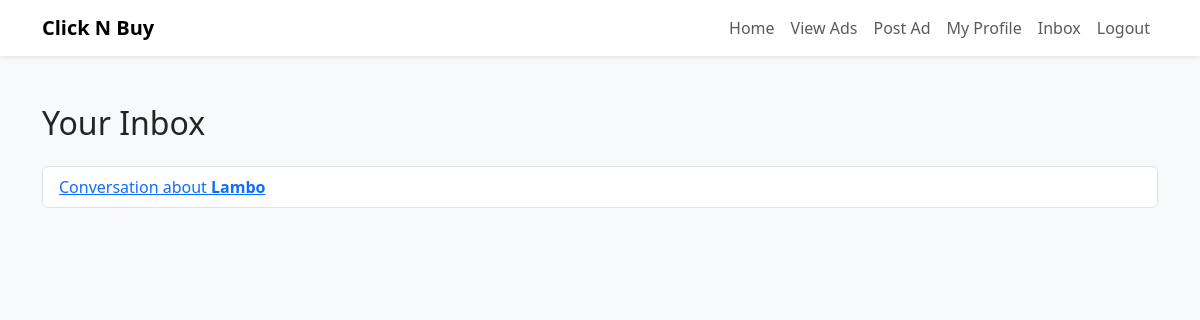
Before: /inbox (signed in) with the older database file.
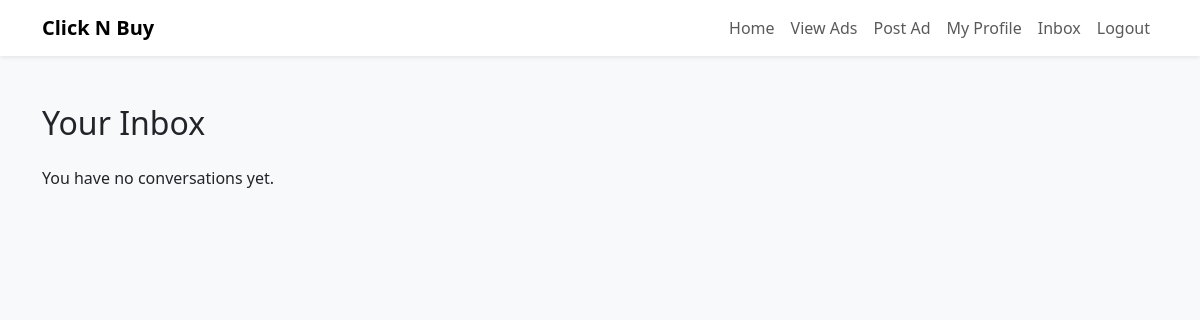
After: the same page with the newer database file.
### models.py (models this page shows, shortened)
class Conversation(db.Model):
    id = db.Column(db.Integer, primary_key=True)
    buyer_id = db.Column(db.Integer, db.ForeignKey('user.id'), nullable=False)
    seller_id = db.Column(db.Integer, db.ForeignKey('user.id'), nullable=False)
    ad_id = db.Column(db.Integer, db.ForeignKey('ad.id'), nullable=False)
    messages = db.relationship('Message', backref='conversation', lazy=True, cascade='all, delete-orphan')
    ad = db.relationship('Ad')
    created_at = db.Column(db.DateTime, default=datetime.utcnow)

class Ad(db.Model):
    id = db.Column(db.Integer, primary_key=True)
    title = db.Column(db.String(100), nullable=False)
    description = db.Column(db.Text, nullable=False)
    price = db.Column(db.String(50), nullable=False)
    post_type = db.Column(db.String(20), nullable=False, default='For Sale')
    category = db.Column(db.String(50), nullable=False)
    subcategory = db.Column(db.String(50), nullable=True)
    contact = db.Column(db.String(100), nullable=False)
    location = db.Column(db.String(100), nullable=True)
    user_id = db.Column(db.Integer, db.ForeignKey('user.id'), nullable=False)
    is_sold = db.Column(db.Boolean, default=False)
    is_paid = db.Column(db.Boolean, default=False)  # For future paid/boosted ad features
    is_featured = db.Column(db.Boolean, default=False)
    feature_expiry = db.Column(db.DateTime, nullable=True)
    created_at = db.Column(db.DateTime, default=datetime.utcnow)
    images = db.relationship('Image', backref='ad', lazy=True, cascade="all, delete-orphan")

### app.py (the view)
@app.route('/inbox')
def inbox():
    user_id = session.get('user_id')
    if not user_id:
        return redirect(url_for('login'))
    conversations = Conversation.query.filter(
        or_(Conversation.buyer_id == user_id, Conversation.seller_id == user_id)
    ).all()
    conv_with_unread = []
    for conv in conversations:
        unread_count = Message.query.filter(
            Message.conversation_id == conv.id,
            Message.is_read == False,
            Message.sender_id != user_id
        ).count()
        conv_with_unread.append((conv, unread_count > 0))
    return render_template('inbox.html', conversations=conv_with_unread)

### templates/inbox.html (shortened to what this page needs)
<!DOCTYPE html>
<html lang="en">
<head>
  <link href="https://cdn.jsdelivr.net/npm/bootstrap@5.3.3/dist/css/bootstrap.min.css" rel="stylesheet" />
</head>
<body class="bg-light">
<nav class="navbar navbar-expand-lg navbar-light bg-white shadow-sm">
  <div class="container">
    <a class="navbar-brand fw-bold" href="{{ url_for('home') }}">Click N Buy</a>
    <div class="collapse navbar-collapse justify-content-end" id="navbarNav">
      <ul class="navbar-nav">
        <li class="nav-item"><a class="nav-link" href="{{ url_for('home') }}">Home</a></li>
        <li class="nav-item"><a class="nav-link" href="{{ url_for('show_ads') }}">View Ads</a></li>
        {% if session.get('user_id') %}
          <li class="nav-item"><a class="nav-link" href="{{ url_for('post_ad') }}">Post Ad</a></li>
          <li class="nav-item"><a class="nav-link" href="{{ url_for('profile') }}">My Profile</a></li>
          <li class="nav-item active"><a class="nav-link" href="{{ url_for('inbox') }}">Inbox</a></li>
          <li class="nav-item"><a class="nav-link" href="{{ url_for('logout') }}">Logout</a></li>
        {% else %}
          <li class="nav-item"><a class="nav-link" href="{{ url_for('register') }}">Register</a></li>
          <li class="nav-item"><a class="nav-link" href="{{ url_for('login') }}">Login</a></li>
        {% endif %}
      </ul>
    </div>
  </div>
</nav>
<div class="container my-5">
  <h2 class="mb-4">Your Inbox</h2>
  {% if conversations %}
  <ul class="list-group">
  {% for conv, has_unread in conversations %}
    <li class="list-group-item d-flex justify-content-between align-items-center">
      <a href="{{ url_for('conversation_detail', conversation_id=conv.id) }}">
        Conversation about <strong>{{ conv.ad.title }}</strong>
      </a>
    </li>
  {% else %}
    <li class="list-group-item">No conversations yet.</li>
  {% endfor %}
</ul>
  {% else %}
    <p>You have no conversations yet.</p>
  {% endif %}
</div>
</body>
</html>

Changed rows visible on the page:
removed Conversation: ad "Lambo"
Other visible differences:
text now shown: "You have no conversations yet."
